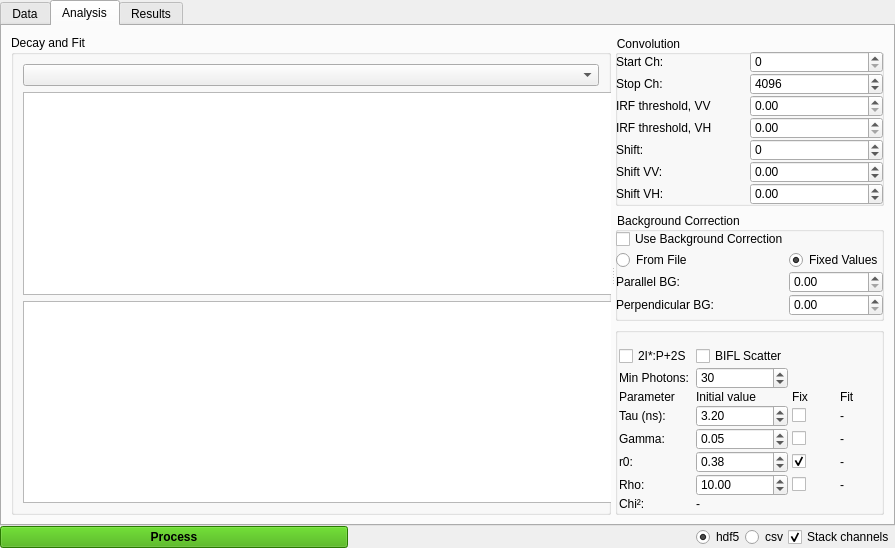
<?xml version="1.0" encoding="UTF-8"?>
<ui version="4.0">
 <class>LifetimeMleAnalysisWizard</class>
 <widget class="QMainWindow" name="LifetimeMleAnalysisWizard">
  <property name="geometry">
   <rect>
    <x>0</x>
    <y>0</y>
    <width>885</width>
    <height>548</height>
   </rect>
  </property>
  <property name="sizePolicy">
   <sizepolicy hsizetype="Preferred" vsizetype="Preferred">
    <horstretch>0</horstretch>
    <verstretch>0</verstretch>
   </sizepolicy>
  </property>
  <property name="windowTitle">
   <string>Lifetime MLE Analysis</string>
  </property>
  <widget class="QWidget" name="centralwidget">
   <layout class="QVBoxLayout" name="main_layout">
    <property name="spacing">
     <number>0</number>
    </property>
    <property name="leftMargin">
     <number>0</number>
    </property>
    <property name="topMargin">
     <number>0</number>
    </property>
    <property name="rightMargin">
     <number>0</number>
    </property>
    <property name="bottomMargin">
     <number>0</number>
    </property>
    <item>
     <widget class="QTabWidget" name="tab_widget">
      <property name="currentIndex">
       <number>1</number>
      </property>
      <widget class="QWidget" name="data_tab">
       <attribute name="title">
        <string>Data</string>
       </attribute>
       <layout class="QVBoxLayout" name="data_tab_layout">
        <item>
         <widget class="QGroupBox" name="tttr_group">
          <property name="title">
           <string>TTTR Data</string>
          </property>
          <layout class="QVBoxLayout" name="tttr_layout">
           <property name="spacing">
            <number>0</number>
           </property>
           <property name="leftMargin">
            <number>0</number>
           </property>
           <property name="topMargin">
            <number>0</number>
           </property>
           <property name="rightMargin">
            <number>0</number>
           </property>
           <property name="bottomMargin">
            <number>0</number>
           </property>
           <item>
            <layout class="QHBoxLayout" name="tttr_button_layout">
             <property name="spacing">
              <number>0</number>
             </property>
             <item>
              <widget class="QPushButton" name="browse_tttr_button">
               <property name="text">
                <string>Browse...</string>
               </property>
              </widget>
             </item>
             <item>
              <spacer name="horizontalSpacer_3">
               <property name="orientation">
                <enum>Qt::Horizontal</enum>
               </property>
               <property name="sizeHint" stdset="0">
                <size>
                 <width>40</width>
                 <height>20</height>
                </size>
               </property>
              </spacer>
             </item>
             <item>
              <widget class="QCheckBox" name="checkBoxStackFrames">
               <property name="text">
                <string>Stack frames</string>
               </property>
               <property name="checked">
                <bool>true</bool>
               </property>
              </widget>
             </item>
             <item>
              <widget class="QPushButton" name="clear_tttr_button">
               <property name="text">
                <string>Clear</string>
               </property>
              </widget>
             </item>
            </layout>
           </item>
           <item>
            <widget class="FileListWidget" name="tttr_list">
             <property name="sizePolicy">
              <sizepolicy hsizetype="Expanding" vsizetype="Minimum">
               <horstretch>0</horstretch>
               <verstretch>0</verstretch>
              </sizepolicy>
             </property>
             <property name="maximumSize">
              <size>
               <width>16777215</width>
               <height>100</height>
              </size>
             </property>
            </widget>
           </item>
          </layout>
         </widget>
        </item>
        <item>
         <widget class="QGroupBox" name="irf_group">
          <property name="title">
           <string>IRF Data</string>
          </property>
          <layout class="QVBoxLayout" name="irf_layout">
           <property name="spacing">
            <number>0</number>
           </property>
           <property name="leftMargin">
            <number>0</number>
           </property>
           <property name="topMargin">
            <number>0</number>
           </property>
           <property name="rightMargin">
            <number>0</number>
           </property>
           <property name="bottomMargin">
            <number>0</number>
           </property>
           <item>
            <layout class="QHBoxLayout" name="irf_button_layout">
             <property name="spacing">
              <number>0</number>
             </property>
             <item>
              <widget class="QPushButton" name="browse_irf_button">
               <property name="text">
                <string>Browse...</string>
               </property>
              </widget>
             </item>
             <item>
              <spacer name="horizontalSpacer_4">
               <property name="orientation">
                <enum>Qt::Horizontal</enum>
               </property>
               <property name="sizeHint" stdset="0">
                <size>
                 <width>40</width>
                 <height>20</height>
                </size>
               </property>
              </spacer>
             </item>
             <item>
              <widget class="QPushButton" name="clear_irf_button">
               <property name="text">
                <string>Clear</string>
               </property>
              </widget>
             </item>
            </layout>
           </item>
           <item>
            <widget class="FileListWidget" name="irf_list">
             <property name="sizePolicy">
              <sizepolicy hsizetype="Expanding" vsizetype="MinimumExpanding">
               <horstretch>0</horstretch>
               <verstretch>0</verstretch>
              </sizepolicy>
             </property>
             <property name="maximumSize">
              <size>
               <width>16777215</width>
               <height>100</height>
              </size>
             </property>
            </widget>
           </item>
          </layout>
         </widget>
        </item>
        <item>
         <widget class="QGroupBox" name="groupBox">
          <property name="title">
           <string>Background</string>
          </property>
          <layout class="QVBoxLayout" name="verticalLayout_2">
           <property name="spacing">
            <number>0</number>
           </property>
           <property name="leftMargin">
            <number>0</number>
           </property>
           <property name="topMargin">
            <number>0</number>
           </property>
           <property name="rightMargin">
            <number>0</number>
           </property>
           <property name="bottomMargin">
            <number>0</number>
           </property>
           <item>
            <widget class="QWidget" name="bg_file_widget" native="true">
             <layout class="QVBoxLayout" name="bg_file_layout">
              <property name="spacing">
               <number>4</number>
              </property>
              <property name="leftMargin">
               <number>3</number>
              </property>
              <property name="topMargin">
               <number>3</number>
              </property>
              <property name="rightMargin">
               <number>3</number>
              </property>
              <property name="bottomMargin">
               <number>3</number>
              </property>
              <item>
               <layout class="QHBoxLayout" name="bg_file_button_layout">
                <item>
                 <widget class="QPushButton" name="browse_bg_button">
                  <property name="text">
                   <string>Browse...</string>
                  </property>
                 </widget>
                </item>
                <item>
                 <spacer name="horizontalSpacer_5">
                  <property name="orientation">
                   <enum>Qt::Horizontal</enum>
                  </property>
                  <property name="sizeHint" stdset="0">
                   <size>
                    <width>40</width>
                    <height>20</height>
                   </size>
                  </property>
                 </spacer>
                </item>
                <item>
                 <widget class="QPushButton" name="clear_bg_button">
                  <property name="text">
                   <string>Clear</string>
                  </property>
                 </widget>
                </item>
               </layout>
              </item>
              <item>
               <widget class="FileListWidget" name="bg_list">
                <property name="sizePolicy">
                 <sizepolicy hsizetype="Expanding" vsizetype="MinimumExpanding">
                  <horstretch>0</horstretch>
                  <verstretch>0</verstretch>
                 </sizepolicy>
                </property>
                <property name="maximumSize">
                 <size>
                  <width>16777215</width>
                  <height>100</height>
                 </size>
                </property>
               </widget>
              </item>
             </layout>
            </widget>
           </item>
          </layout>
         </widget>
        </item>
       </layout>
      </widget>
      <widget class="QWidget" name="analysis_tab">
       <attribute name="title">
        <string>Analysis</string>
       </attribute>
       <layout class="QHBoxLayout" name="horizontalLayout_2">
        <item>
         <widget class="QSplitter" name="splitter">
          <property name="orientation">
           <enum>Qt::Horizontal</enum>
          </property>
          <widget class="QGroupBox" name="groupBox_combined_plot">
           <property name="sizePolicy">
            <sizepolicy hsizetype="Expanding" vsizetype="Preferred">
             <horstretch>0</horstretch>
             <verstretch>0</verstretch>
            </sizepolicy>
           </property>
           <property name="minimumSize">
            <size>
             <width>600</width>
             <height>0</height>
            </size>
           </property>
           <property name="title">
            <string>Decay and Fit</string>
           </property>
           <layout class="QVBoxLayout" name="verticalLayout_3">
            <item>
             <widget class="QComboBox" name="comboBox_detector_select"/>
            </item>
            <item>
             <widget class="PlotWidget" name="combined_plot">
              <property name="sizePolicy">
               <sizepolicy hsizetype="Maximum" vsizetype="Expanding">
                <horstretch>0</horstretch>
                <verstretch>0</verstretch>
               </sizepolicy>
              </property>
              <property name="minimumSize">
               <size>
                <width>600</width>
                <height>0</height>
               </size>
              </property>
             </widget>
            </item>
            <item>
             <widget class="PlotWidget" name="residual_plot">
              <property name="sizePolicy">
               <sizepolicy hsizetype="Maximum" vsizetype="MinimumExpanding">
                <horstretch>0</horstretch>
                <verstretch>0</verstretch>
               </sizepolicy>
              </property>
              <property name="minimumSize">
               <size>
                <width>600</width>
                <height>0</height>
               </size>
              </property>
              <property name="maximumSize">
               <size>
                <width>16777215</width>
                <height>16777215</height>
               </size>
              </property>
             </widget>
            </item>
           </layout>
          </widget>
          <widget class="QWidget" name="parameter_widget" native="true">
           <property name="sizePolicy">
            <sizepolicy hsizetype="Fixed" vsizetype="Preferred">
             <horstretch>0</horstretch>
             <verstretch>0</verstretch>
            </sizepolicy>
           </property>
           <layout class="QVBoxLayout" name="verticalLayout">
            <item>
             <widget class="QGroupBox" name="microtime_group">
              <property name="sizePolicy">
               <sizepolicy hsizetype="Minimum" vsizetype="Minimum">
                <horstretch>0</horstretch>
                <verstretch>0</verstretch>
               </sizepolicy>
              </property>
              <property name="styleSheet">
               <string notr="true">QGroupBox { padding-top: 15px; margin-top: 0.8em; }</string>
              </property>
              <property name="title">
               <string>Convolution</string>
              </property>
              <property name="flat">
               <bool>true</bool>
              </property>
              <layout class="QGridLayout" name="gridLayout_3">
               <property name="leftMargin">
                <number>0</number>
               </property>
               <property name="topMargin">
                <number>0</number>
               </property>
               <property name="rightMargin">
                <number>0</number>
               </property>
               <property name="bottomMargin">
                <number>0</number>
               </property>
               <property name="spacing">
                <number>0</number>
               </property>
               <item row="7" column="1">
                <widget class="QDoubleSpinBox" name="shift_ss_spinbox">
                 <property name="toolTip">
                  <string>Sub-channel (fractional) shift to apply to the ss IRF</string>
                 </property>
                 <property name="minimum">
                  <double>-10.000000000000000</double>
                 </property>
                 <property name="maximum">
                  <double>10.000000000000000</double>
                 </property>
                 <property name="singleStep">
                  <double>0.100000000000000</double>
                 </property>
                </widget>
               </item>
               <item row="3" column="1">
                <widget class="QDoubleSpinBox" name="doubleSpinBox_irf_threshold_vh"/>
               </item>
               <item row="0" column="1">
                <widget class="QSpinBox" name="micro_time_start_spinbox">
                 <property name="maximum">
                  <number>65536</number>
                 </property>
                </widget>
               </item>
               <item row="1" column="0">
                <widget class="QLabel" name="micro_time_stop_label">
                 <property name="text">
                  <string>Stop Ch:</string>
                 </property>
                </widget>
               </item>
               <item row="5" column="1">
                <widget class="QSpinBox" name="shift_spinbox">
                 <property name="toolTip">
                  <string>Integer shift of the second (ss) decay relative to the first (sp)</string>
                 </property>
                 <property name="minimum">
                  <number>-100</number>
                 </property>
                 <property name="maximum">
                  <number>100</number>
                 </property>
                </widget>
               </item>
               <item row="0" column="0">
                <widget class="QLabel" name="micro_time_start_label">
                 <property name="text">
                  <string>Start Ch:</string>
                 </property>
                </widget>
               </item>
               <item row="5" column="0">
                <widget class="QLabel" name="shift_label">
                 <property name="text">
                  <string>Shift:</string>
                 </property>
                </widget>
               </item>
               <item row="6" column="0">
                <widget class="QLabel" name="shift_sp_label">
                 <property name="text">
                  <string>Shift VV:</string>
                 </property>
                </widget>
               </item>
               <item row="7" column="0">
                <widget class="QLabel" name="shift_ss_label">
                 <property name="text">
                  <string>Shift VH:</string>
                 </property>
                </widget>
               </item>
               <item row="3" column="0">
                <widget class="QLabel" name="label_6">
                 <property name="text">
                  <string>IRF threshold, VH</string>
                 </property>
                </widget>
               </item>
               <item row="1" column="1">
                <widget class="QSpinBox" name="micro_time_stop_spinbox">
                 <property name="minimum">
                  <number>1</number>
                 </property>
                 <property name="maximum">
                  <number>65536</number>
                 </property>
                 <property name="value">
                  <number>4096</number>
                 </property>
                </widget>
               </item>
               <item row="2" column="0">
                <widget class="QLabel" name="label">
                 <property name="text">
                  <string>IRF threshold, VV</string>
                 </property>
                </widget>
               </item>
               <item row="2" column="1">
                <widget class="QDoubleSpinBox" name="doubleSpinBox_irf_threshold_vv"/>
               </item>
               <item row="6" column="1">
                <widget class="QDoubleSpinBox" name="shift_sp_spinbox">
                 <property name="toolTip">
                  <string>Sub-channel (fractional) shift to apply to the sp IRF</string>
                 </property>
                 <property name="minimum">
                  <double>-10.000000000000000</double>
                 </property>
                 <property name="maximum">
                  <double>10.000000000000000</double>
                 </property>
                 <property name="singleStep">
                  <double>0.100000000000000</double>
                 </property>
                </widget>
               </item>
              </layout>
             </widget>
            </item>
            <item>
             <widget class="QGroupBox" name="background_group">
              <property name="sizePolicy">
               <sizepolicy hsizetype="Minimum" vsizetype="Minimum">
                <horstretch>0</horstretch>
                <verstretch>0</verstretch>
               </sizepolicy>
              </property>
              <property name="styleSheet">
               <string notr="true">QGroupBox { padding-top: 15px; margin-top: 0.8em; }</string>
              </property>
              <property name="title">
               <string>Background Correction</string>
              </property>
              <property name="flat">
               <bool>true</bool>
              </property>
              <layout class="QGridLayout" name="gridLayout_5">
               <property name="leftMargin">
                <number>0</number>
               </property>
               <property name="topMargin">
                <number>0</number>
               </property>
               <property name="rightMargin">
                <number>0</number>
               </property>
               <property name="bottomMargin">
                <number>0</number>
               </property>
               <property name="spacing">
                <number>0</number>
               </property>
               <item row="2" column="1">
                <widget class="QDoubleSpinBox" name="bg_p_spinbox">
                 <property name="toolTip">
                  <string>Background level for parallel channel</string>
                 </property>
                 <property name="minimum">
                  <double>0.000000000000000</double>
                 </property>
                 <property name="maximum">
                  <double>1000.000000000000000</double>
                 </property>
                 <property name="singleStep">
                  <double>0.100000000000000</double>
                 </property>
                 <property name="value">
                  <double>0.000000000000000</double>
                 </property>
                </widget>
               </item>
               <item row="1" column="0">
                <widget class="QRadioButton" name="bg_file_radio">
                 <property name="text">
                  <string>From File</string>
                 </property>
                </widget>
               </item>
               <item row="0" column="0">
                <widget class="QCheckBox" name="use_bg_checkbox">
                 <property name="text">
                  <string>Use Background Correction</string>
                 </property>
                 <property name="checkable">
                  <bool>false</bool>
                 </property>
                 <property name="checked">
                  <bool>false</bool>
                 </property>
                </widget>
               </item>
               <item row="3" column="0">
                <widget class="QLabel" name="bg_s_label">
                 <property name="text">
                  <string>Perpendicular BG:</string>
                 </property>
                </widget>
               </item>
               <item row="1" column="1">
                <widget class="QRadioButton" name="bg_fixed_radio">
                 <property name="text">
                  <string>Fixed Values</string>
                 </property>
                 <property name="checked">
                  <bool>true</bool>
                 </property>
                </widget>
               </item>
               <item row="3" column="1">
                <widget class="QDoubleSpinBox" name="bg_s_spinbox">
                 <property name="toolTip">
                  <string>Background level for perpendicular channel</string>
                 </property>
                 <property name="minimum">
                  <double>0.000000000000000</double>
                 </property>
                 <property name="maximum">
                  <double>1000.000000000000000</double>
                 </property>
                 <property name="singleStep">
                  <double>0.100000000000000</double>
                 </property>
                 <property name="value">
                  <double>0.000000000000000</double>
                 </property>
                </widget>
               </item>
               <item row="2" column="0">
                <widget class="QLabel" name="bg_p_label">
                 <property name="text">
                  <string>Parallel BG:</string>
                 </property>
                </widget>
               </item>
              </layout>
             </widget>
            </item>
            <item>
             <widget class="QGroupBox" name="initial_group">
              <property name="sizePolicy">
               <sizepolicy hsizetype="Minimum" vsizetype="Preferred">
                <horstretch>0</horstretch>
                <verstretch>0</verstretch>
               </sizepolicy>
              </property>
              <property name="styleSheet">
               <string notr="true">QGroupBox { padding-top: 15px; margin-top: 0.8em; }</string>
              </property>
              <property name="title">
               <string/>
              </property>
              <layout class="QGridLayout" name="gridLayout_4">
               <property name="leftMargin">
                <number>3</number>
               </property>
               <property name="topMargin">
                <number>3</number>
               </property>
               <property name="rightMargin">
                <number>3</number>
               </property>
               <property name="bottomMargin">
                <number>3</number>
               </property>
               <property name="horizontalSpacing">
                <number>4</number>
               </property>
               <property name="verticalSpacing">
                <number>1</number>
               </property>
               <item row="7" column="2">
                <widget class="QCheckBox" name="fix_rho_checkbox">
                 <property name="text">
                  <string/>
                 </property>
                </widget>
               </item>
               <item row="3" column="0">
                <widget class="QLabel" name="tau_spinbox_label">
                 <property name="text">
                  <string>Tau (ns):</string>
                 </property>
                </widget>
               </item>
               <item row="5" column="0">
                <widget class="QLabel" name="gamma_spinbox_label">
                 <property name="text">
                  <string>Gamma:</string>
                 </property>
                </widget>
               </item>
               <item row="3" column="1">
                <widget class="QDoubleSpinBox" name="tau_spinbox">
                 <property name="minimum">
                  <double>0.100000000000000</double>
                 </property>
                 <property name="maximum">
                  <double>20.000000000000000</double>
                 </property>
                 <property name="singleStep">
                  <double>0.100000000000000</double>
                 </property>
                 <property name="value">
                  <double>3.200000000000000</double>
                 </property>
                </widget>
               </item>
               <item row="5" column="1">
                <widget class="QDoubleSpinBox" name="gamma_spinbox">
                 <property name="maximum">
                  <double>1.000000000000000</double>
                 </property>
                 <property name="singleStep">
                  <double>0.010000000000000</double>
                 </property>
                 <property name="value">
                  <double>0.050000000000000</double>
                 </property>
                </widget>
               </item>
               <item row="7" column="3">
                <widget class="QLabel" name="rho_label">
                 <property name="text">
                  <string>-</string>
                 </property>
                </widget>
               </item>
               <item row="3" column="2">
                <widget class="QCheckBox" name="fix_tau_checkbox">
                 <property name="text">
                  <string/>
                 </property>
                </widget>
               </item>
               <item row="8" column="0">
                <widget class="QLabel" name="chi2_label_title">
                 <property name="text">
                  <string>Chi²:</string>
                 </property>
                </widget>
               </item>
               <item row="2" column="0">
                <widget class="QLabel" name="label_4">
                 <property name="text">
                  <string>Parameter</string>
                 </property>
                </widget>
               </item>
               <item row="6" column="2">
                <widget class="QCheckBox" name="fix_r0_checkbox">
                 <property name="text">
                  <string/>
                 </property>
                 <property name="checked">
                  <bool>true</bool>
                 </property>
                </widget>
               </item>
               <item row="8" column="1">
                <widget class="QLabel" name="chi2_label">
                 <property name="text">
                  <string>-</string>
                 </property>
                </widget>
               </item>
               <item row="1" column="0">
                <widget class="QLabel" name="min_photons_label">
                 <property name="text">
                  <string>Min Photons:</string>
                 </property>
                </widget>
               </item>
               <item row="3" column="3">
                <widget class="QLabel" name="tau_label">
                 <property name="sizePolicy">
                  <sizepolicy hsizetype="Fixed" vsizetype="Preferred">
                   <horstretch>0</horstretch>
                   <verstretch>0</verstretch>
                  </sizepolicy>
                 </property>
                 <property name="minimumSize">
                  <size>
                   <width>40</width>
                   <height>0</height>
                  </size>
                 </property>
                 <property name="text">
                  <string>-</string>
                 </property>
                </widget>
               </item>
               <item row="7" column="1">
                <widget class="QDoubleSpinBox" name="rho_spinbox">
                 <property name="maximum">
                  <double>100.000000000000000</double>
                 </property>
                 <property name="singleStep">
                  <double>0.100000000000000</double>
                 </property>
                 <property name="value">
                  <double>10.000000000000000</double>
                 </property>
                </widget>
               </item>
               <item row="5" column="2">
                <widget class="QCheckBox" name="fix_gamma_checkbox">
                 <property name="text">
                  <string/>
                 </property>
                </widget>
               </item>
               <item row="2" column="2">
                <widget class="QLabel" name="label_2">
                 <property name="text">
                  <string>Fix</string>
                 </property>
                </widget>
               </item>
               <item row="6" column="3">
                <widget class="QLabel" name="r0_label">
                 <property name="text">
                  <string>-</string>
                 </property>
                </widget>
               </item>
               <item row="5" column="3">
                <widget class="QLabel" name="gamma_label">
                 <property name="text">
                  <string>-</string>
                 </property>
                </widget>
               </item>
               <item row="6" column="0">
                <widget class="QLabel" name="r0_spinbox_label">
                 <property name="text">
                  <string>r0:</string>
                 </property>
                </widget>
               </item>
               <item row="2" column="3">
                <widget class="QLabel" name="label_5">
                 <property name="text">
                  <string>Fit</string>
                 </property>
                </widget>
               </item>
               <item row="1" column="1">
                <widget class="QSpinBox" name="min_photons_spinbox">
                 <property name="minimum">
                  <number>1</number>
                 </property>
                 <property name="maximum">
                  <number>1000</number>
                 </property>
                 <property name="value">
                  <number>30</number>
                 </property>
                </widget>
               </item>
               <item row="0" column="0">
                <widget class="QCheckBox" name="checkBox_2IStar">
                 <property name="text">
                  <string>2I*:P+2S</string>
                 </property>
                </widget>
               </item>
               <item row="7" column="0">
                <widget class="QLabel" name="rho_spinbox_label">
                 <property name="text">
                  <string>Rho:</string>
                 </property>
                </widget>
               </item>
               <item row="6" column="1">
                <widget class="QDoubleSpinBox" name="r0_spinbox">
                 <property name="maximum">
                  <double>1.000000000000000</double>
                 </property>
                 <property name="singleStep">
                  <double>0.010000000000000</double>
                 </property>
                 <property name="value">
                  <double>0.380000000000000</double>
                 </property>
                </widget>
               </item>
               <item row="0" column="1">
                <widget class="QCheckBox" name="checkBox_BIFL_scatter">
                 <property name="text">
                  <string>BIFL Scatter</string>
                 </property>
                </widget>
               </item>
               <item row="2" column="1">
                <widget class="QLabel" name="label_3">
                 <property name="text">
                  <string>Initial value</string>
                 </property>
                </widget>
               </item>
              </layout>
             </widget>
            </item>
           </layout>
          </widget>
         </widget>
        </item>
       </layout>
      </widget>
      <widget class="QWidget" name="results_tab">
       <attribute name="title">
        <string>Results</string>
       </attribute>
       <layout class="QVBoxLayout" name="results_tab_layout">
        <item>
         <layout class="QHBoxLayout" name="file_selector_layout">
          <item>
           <widget class="QLabel" name="file_selector_label">
            <property name="text">
             <string>Select File:</string>
            </property>
           </widget>
          </item>
          <item>
           <widget class="QComboBox" name="file_selector_combo"/>
          </item>
          <item>
           <spacer name="horizontalSpacer">
            <property name="orientation">
             <enum>Qt::Horizontal</enum>
            </property>
            <property name="sizeHint" stdset="0">
             <size>
              <width>40</width>
              <height>20</height>
             </size>
            </property>
           </spacer>
          </item>
         </layout>
        </item>
        <item>
         <widget class="QSplitter" name="results_splitter">
          <property name="orientation">
           <enum>Qt::Vertical</enum>
          </property>
          <widget class="QWidget" name="image_widget" native="true">
           <layout class="QVBoxLayout" name="image_layout">
            <property name="spacing">
             <number>0</number>
            </property>
            <property name="leftMargin">
             <number>0</number>
            </property>
            <property name="topMargin">
             <number>0</number>
            </property>
            <property name="rightMargin">
             <number>0</number>
            </property>
            <property name="bottomMargin">
             <number>0</number>
            </property>
            <item>
             <widget class="QLabel" name="image_label">
              <property name="text">
               <string>Lifetime Image:</string>
              </property>
             </widget>
            </item>
            <item>
             <widget class="ImageView" name="image_view"/>
            </item>
           </layout>
          </widget>
          <widget class="QWidget" name="hist_widget" native="true">
           <layout class="QVBoxLayout" name="hist_layout">
            <property name="spacing">
             <number>0</number>
            </property>
            <property name="leftMargin">
             <number>0</number>
            </property>
            <property name="topMargin">
             <number>0</number>
            </property>
            <property name="rightMargin">
             <number>0</number>
            </property>
            <property name="bottomMargin">
             <number>0</number>
            </property>
            <item>
             <widget class="QLabel" name="hist_label">
              <property name="text">
               <string>Lifetime Histogram:</string>
              </property>
             </widget>
            </item>
            <item>
             <widget class="PlotWidget" name="hist_plot"/>
            </item>
           </layout>
          </widget>
         </widget>
        </item>
       </layout>
      </widget>
     </widget>
    </item>
    <item>
     <layout class="QHBoxLayout" name="button_layout">
      <item>
       <widget class="QPushButton" name="process_button">
        <property name="sizePolicy">
         <sizepolicy hsizetype="MinimumExpanding" vsizetype="Fixed">
          <horstretch>0</horstretch>
          <verstretch>0</verstretch>
         </sizepolicy>
        </property>
        <property name="font">
         <font>
          <weight>75</weight>
          <bold>true</bold>
         </font>
        </property>
        <property name="styleSheet">
         <string notr="true">background-color: rgb(57, 170, 0);</string>
        </property>
        <property name="text">
         <string>Process</string>
        </property>
       </widget>
      </item>
      <item>
       <spacer name="horizontalSpacer_2">
        <property name="orientation">
         <enum>Qt::Horizontal</enum>
        </property>
        <property name="sizeHint" stdset="0">
         <size>
          <width>40</width>
          <height>20</height>
         </size>
        </property>
       </spacer>
      </item>
      <item>
       <layout class="QHBoxLayout" name="horizontalLayout">
        <item>
         <widget class="QRadioButton" name="radioButton_FileHDF">
          <property name="text">
           <string>hdf5</string>
          </property>
          <property name="checked">
           <bool>true</bool>
          </property>
         </widget>
        </item>
        <item>
         <widget class="QRadioButton" name="radioButton_FileCsv">
          <property name="text">
           <string>csv</string>
          </property>
         </widget>
        </item>
        <item>
         <widget class="QCheckBox" name="checkBox_stack_channels">
          <property name="text">
           <string>Stack channels</string>
          </property>
          <property name="checked">
           <bool>true</bool>
          </property>
         </widget>
        </item>
       </layout>
      </item>
     </layout>
    </item>
   </layout>
  </widget>
 </widget>
 <customwidgets>
  <customwidget>
   <class>PlotWidget</class>
   <extends>QGraphicsView</extends>
   <header>pyqtgraph</header>
  </customwidget>
  <customwidget>
   <class>ImageView</class>
   <extends>QGraphicsView</extends>
   <header>pyqtgraph</header>
  </customwidget>
  <customwidget>
   <class>FileListWidget</class>
   <extends>QListWidget</extends>
   <header>imgmle</header>
  </customwidget>
 </customwidgets>
 <resources/>
 <connections/>
</ui>
